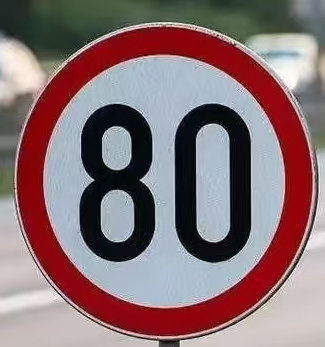
#> input picture 80.jpg, 325 x 347 px
$ python -i detector.py   (imports and definitions only)
#> lines starting #> are read from the running program, lines starting #| are printed output that depends on the picture; after the words box and inside, x2 and y2 are one past the last pixel; in counts of white or black regions, pixels touching at a corner belong together
#> further down, picture is the input picture: shape (347, 325, 3); mean B, G, R 116.4, 112.9, 135.9
import cv2
import numpy as np

class SignDetector:
    def __init__(self):
        self.red_lower1 = np.array([0, 50, 50])
        self.red_upper1 = np.array([15, 255, 255])
        self.red_lower2 = np.array([165, 50, 50])
        self.red_upper2 = np.array([180, 255, 255])

        self.blue_lower = np.array([80, 50, 50])
        self.blue_upper = np.array([140, 255, 255])

        self.yellow_lower = np.array([10, 50, 50])
        self.yellow_upper = np.array([40, 255, 255])

    def detect_by_color(self, image):
        hsv = cv2.cvtColor(image, cv2.COLOR_BGR2HSV)
#> hsv: shape (347, 325, 3); mean H, S, V 96.3, 91.6, 146.7

        red_mask1 = cv2.inRange(hsv, self.red_lower1, self.red_upper1)
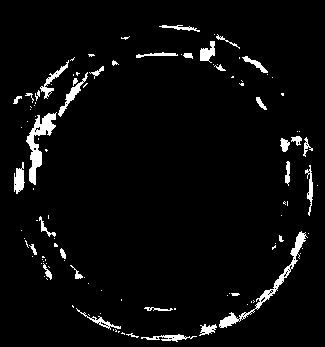
#> red_mask1: shape (347, 325); 4.1% white; 110 white regions (74 under 20 px), largest, box (x1, y1, x2, y2) and area: (26, 112, 57, 185) 766, (219, 231, 308, 328) 744, (58, 72, 88, 117) 243
        red_mask2 = cv2.inRange(hsv, self.red_lower2, self.red_upper2)
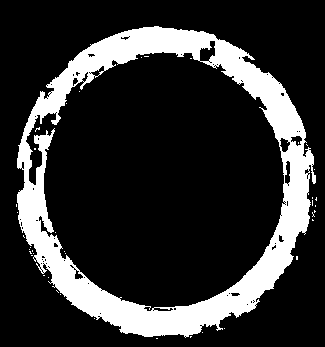
#> red_mask2: shape (347, 325); 19.3% white; 40 white regions (39 under 20 px), largest, box (x1, y1, x2, y2) and area: (17, 26, 316, 338) 21700
        red_mask = cv2.bitwise_or(red_mask1, red_mask2)
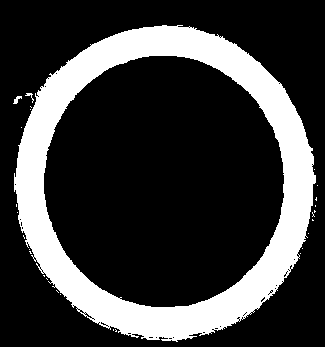
#> red_mask: shape (347, 325); 23.5% white; 27 white regions (24 under 20 px), largest, box (x1, y1, x2, y2) and area: (14, 25, 316, 342) 26359, (13, 96, 22, 104) 36, (25, 93, 34, 103) 26

        blue_mask = cv2.inRange(hsv, self.blue_lower, self.blue_upper)
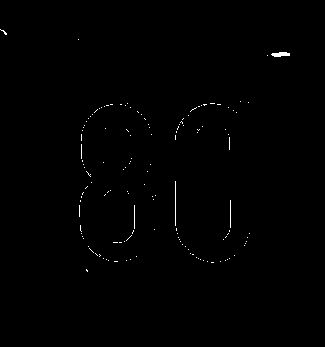
#> blue_mask: shape (347, 325); 0.41% white in thin lines or dots, all inside (x1, y1, x2, y2) = (0, 29, 290, 272)
        yellow_mask = cv2.inRange(hsv, self.yellow_lower, self.yellow_upper)
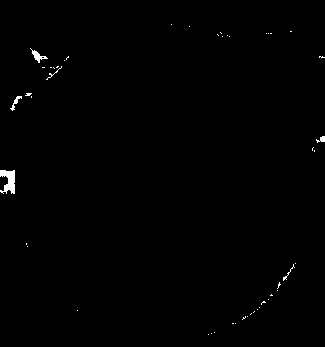
#> yellow_mask: shape (347, 325); 0.51% white; 48 white regions (42 under 20 px), largest, box (x1, y1, x2, y2) and area: (0, 170, 15, 194) 242, (30, 48, 48, 63) 84, (10, 96, 22, 111) 53, (316, 136, 325, 143) 35, (283, 264, 295, 281) 29, (46, 66, 62, 80) 26

        return {
            'red': red_mask,
            'blue': blue_mask,
            'yellow': yellow_mask
        }

    def find_shapes(self, mask, min_area=500):
        contours, _ = cv2.findContours(mask, cv2.RETR_EXTERNAL, cv2.CHAIN_APPROX_SIMPLE)

        shapes = []
        for contour in contours:
            area = cv2.contourArea(contour)
            if area < min_area:
                continue

            perimeter = cv2.arcLength(contour, True)
            approx = cv2.approxPolyDP(contour, 0.05 * perimeter, True)
            vertices = len(approx)

            x, y, w, h = cv2.boundingRect(contour)
            aspect_ratio = float(w) / h

            shape_type = 'unknown'
            if vertices == 3:
                shape_type = 'triangle'
            elif 3 < vertices <= 6:
                shape_type = 'rectangle'
            else:
                (x_circle, y_circle), radius = cv2.minEnclosingCircle(contour)
                circle_area = np.pi * radius * radius
                if area / circle_area > 0.4:
                    shape_type = 'circle'
                else:
                    shape_type = 'rectangle'

            shapes.append({
                'contour': contour,
                'approx': approx,
                'vertices': vertices,
                'shape_type': shape_type,
                'area': area,
                'bounding_rect': (x, y, w, h),
                'center': (x + w // 2, y + h // 2)
            })

        return shapes

    def detect_candidate_regions(self, image, min_area=500):
        color_masks = self.detect_by_color(image)
#> color_masks = 3 items

        all_candidates = []

        for color_name, mask in color_masks.items():
            kernel = np.ones((3, 3), np.uint8)
            mask = cv2.morphologyEx(mask, cv2.MORPH_DILATE, kernel, iterations=1)
            mask = cv2.morphologyEx(mask, cv2.MORPH_CLOSE, kernel)

            shapes = self.find_shapes(mask, min_area)

            for shape in shapes:
                x, y, w, h = shape['bounding_rect']
                x = max(0, x - 5)
                y = max(0, y - 5)
                w = min(image.shape[1] - x, w + 10)
                h = min(image.shape[0] - y, h + 10)
                roi = image[y:y+h, x:x+w]

                all_candidates.append({
                    'roi': roi,
                    'bounding_rect': (x, y, w, h),
                    'shape_type': shape['shape_type'],
                    'color': color_name,
                    'area': shape['area'],
                    'contour': shape['contour']
                })
#> this loop made 3 passes
#> color_name on passes 1 to 3: 'red', 'blue', 'yellow'
#> pass 1, in detect_candidate_regions, `mask = cv2.morphologyEx(mask, cv2.MORPH_DILATE, kernel, iterations=1)`:
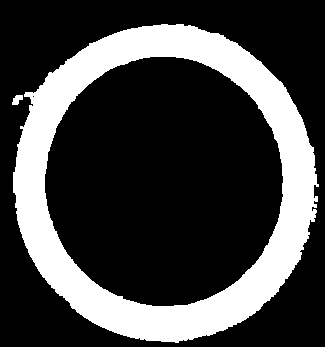
#> mask: shape (347, 325); 26% white; 2 white regions, box (x1, y1, x2, y2) and area: (13, 24, 319, 343) 29289, (12, 95, 23, 105) 75
#> pass 2, in detect_candidate_regions, `mask = cv2.morphologyEx(mask, cv2.MORPH_DILATE, kernel, iterations=1)`:
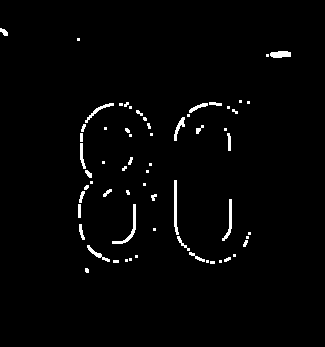
#> mask: shape (347, 325); 1.9% white; 64 white regions (37 under 20 px), largest, box (x1, y1, x2, y2) and area: (112, 204, 136, 244) 168, (174, 180, 179, 235) 165, (222, 199, 232, 241) 134
#> after the loop, all_candidates = 1 item

        if len(all_candidates) == 0:
            gray = cv2.cvtColor(image, cv2.COLOR_BGR2GRAY)
            blurred = cv2.GaussianBlur(gray, (5, 5), 0)
            edged = cv2.Canny(blurred, 50, 150)

            contours, _ = cv2.findContours(edged.copy(), cv2.RETR_EXTERNAL, cv2.CHAIN_APPROX_SIMPLE)

            for contour in contours:
                area = cv2.contourArea(contour)
                if area < min_area:
                    continue

                x, y, w, h = cv2.boundingRect(contour)
                roi = image[y:y+h, x:x+w]

                all_candidates.append({
                    'roi': roi,
                    'bounding_rect': (x, y, w, h),
                    'shape_type': 'unknown',
                    'color': 'unknown',
                    'area': area,
                    'contour': contour
                })

        return all_candidates

    def draw_detections(self, image, detections, color=(0, 255, 0), thickness=2):
        output = image.copy()

        for det in detections:
            x, y, w, h = det['bounding_rect']
            cv2.rectangle(output, (x, y), (x + w, y + h), color, thickness)

            label = f"{det.get('label', 'unknown')}"
            cv2.putText(output, label, (x, y - 10), cv2.FONT_HERSHEY_SIMPLEX, 0.6, color, thickness)

        return output

>>> import cv2
>>> picture = cv2.imread('80.jpg')
>>> result = SignDetector().detect_candidate_regions(picture)
#> result = 1 item

$ run again, on 微信图片_20260503145611_614_3.jpg
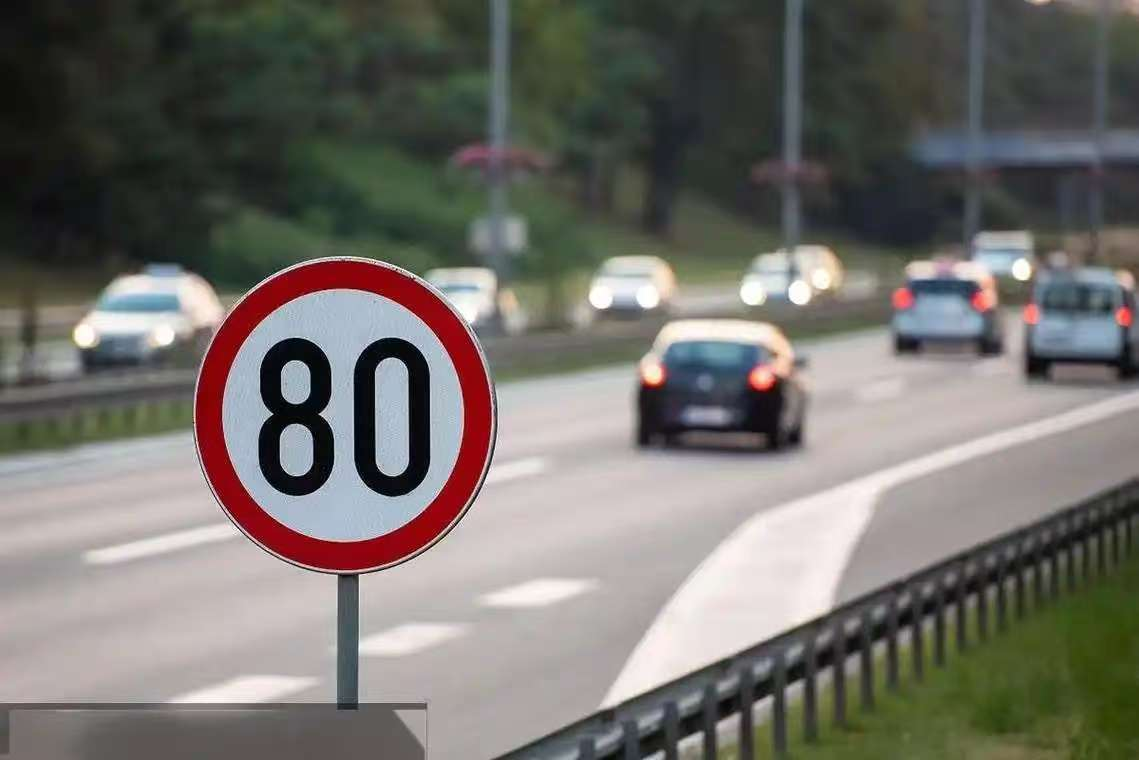
#> input picture 微信图片_20260503145611_614_3.jpg, 1139 x 760 px
#> picture is the input picture: shape (760, 1139, 3); mean B, G, R 106.8, 112, 114.8
#> hsv: shape (760, 1139, 3); mean H, S, V 54.5, 46, 120.8
#> in detect_by_color, `red_mask1 = cv2.inRange(hsv, self.red_lower1, self.red_upper1)`:
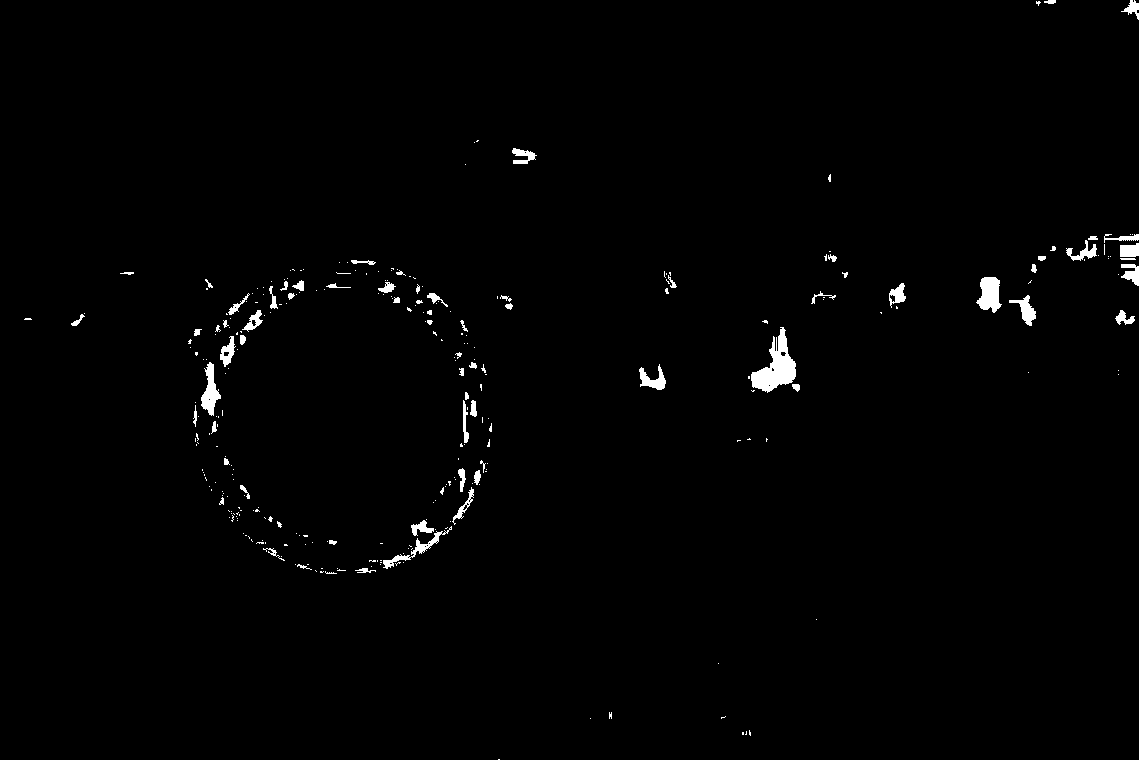
#> red_mask1: shape (760, 1139); 1.1% white; 302 white regions (229 under 20 px), largest, box (x1, y1, x2, y2) and area: (751, 327, 796, 393) 1382, (976, 277, 1002, 313) 622, (201, 362, 221, 416) 529
#> red_mask2: shape (760, 1139); 2.8% white; 50 white regions (35 under 20 px), largest, box (x1, y1, x2, y2) and area: (195, 259, 496, 573) 21950, (458, 141, 488, 168) 425, (970, 286, 992, 314) 242
#> red_mask: shape (760, 1139); 3.8% white; 104 white regions (71 under 20 px), largest, box (x1, y1, x2, y2) and area: (193, 259, 496, 575) 26099, (746, 327, 796, 393) 1616, (970, 277, 1002, 314) 864
#> blue_mask: shape (760, 1139); 3.2% white; 288 white regions (239 under 20 px), largest, box (x1, y1, x2, y2) and area: (1032, 273, 1130, 359) 5776, (664, 342, 761, 428) 5607, (906, 128, 1091, 176) 4814
#> yellow_mask: shape (760, 1139); 8.5% white; 186 white regions (123 under 20 px), largest, box (x1, y1, x2, y2) and area: (749, 523, 1139, 760) 46182, (0, 266, 111, 346) 4034, (31, 405, 194, 443) 3004
#> color_masks = 3 items
#> the loop in detect_candidate_regions, `for color_name, mask in color_masks.items():` made 3 passes
#> color_name on passes 1 to 3: 'red', 'blue', 'yellow'
#> pass 2, in detect_candidate_regions, `mask = cv2.morphologyEx(mask, cv2.MORPH_DILATE, kernel, iterations=1)`:
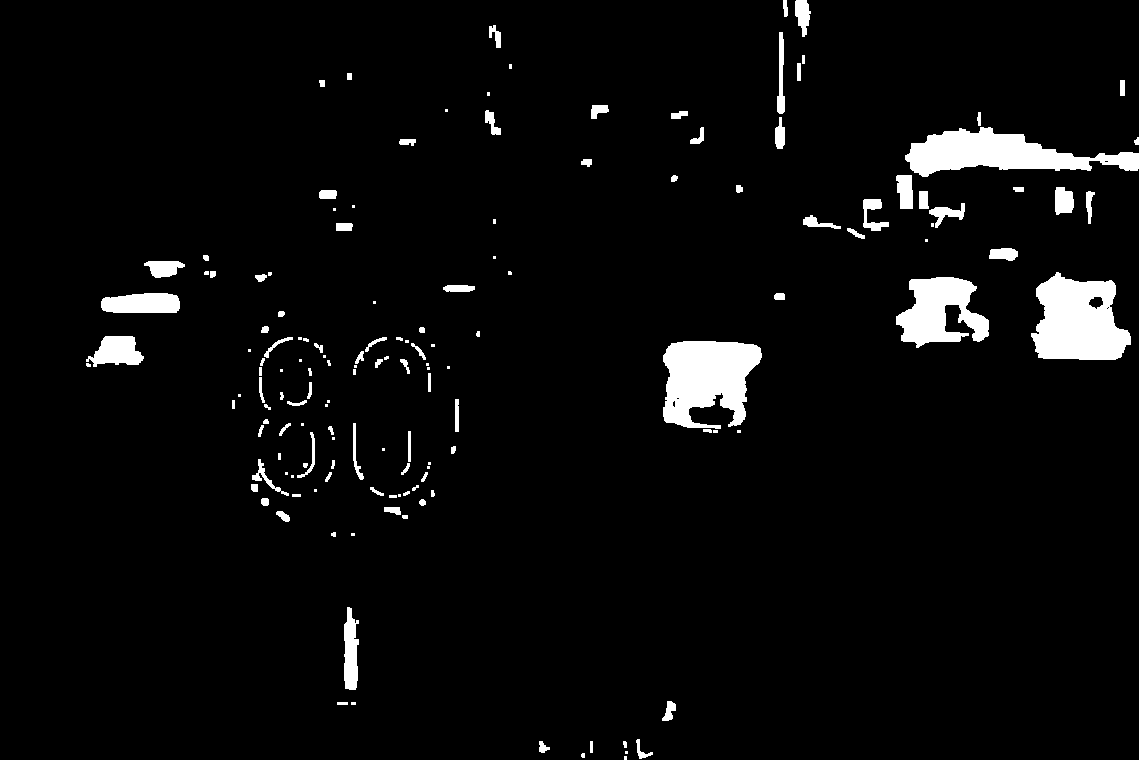
#> mask: shape (760, 1139); 4.2% white; 151 white regions (48 under 20 px), largest, box (x1, y1, x2, y2) and area: (1031, 272, 1131, 360) 6310, (663, 341, 762, 429) 6275, (905, 127, 1139, 177) 5980
#> after the loop in detect_candidate_regions, `for color_name, mask in color_masks.items():`: all_candidates = 30 items
